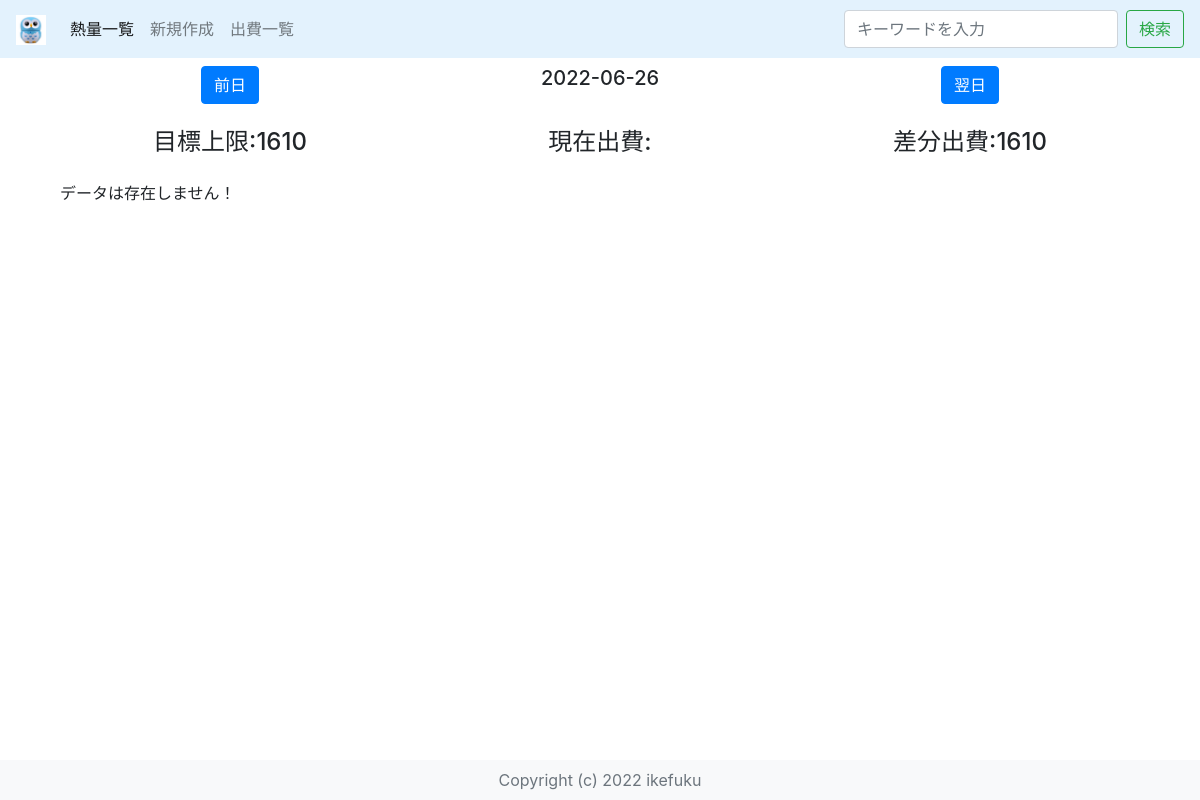
/calorieList.php, run on an earlier commit of the app's database.
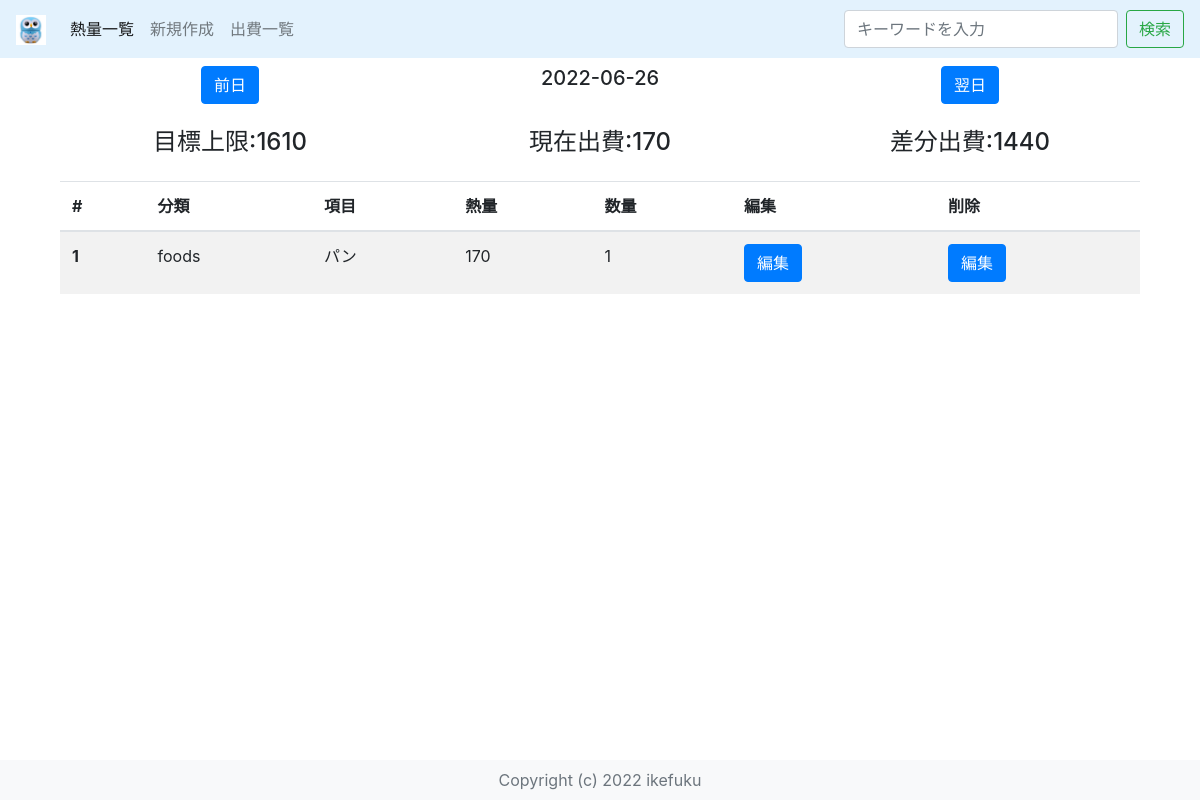
And on a later commit of the database.
### tables this page shows
CREATE TABLE `settings` (
  `id` int(3) UNSIGNED NOT NULL,
  `tgtdate` varchar(10) DEFAULT NULL COMMENT '対象日付',
  `maxcalorie` int(4) DEFAULT 0,
  `maxspending` int(5) DEFAULT 0,
  `created_at` timestamp NOT NULL DEFAULT current_timestamp(),
  `updated_at` timestamp NOT NULL DEFAULT current_timestamp() ON UPDATE current_timestamp()
);

CREATE TABLE `dailycalorie` (
  `id` int(3) UNSIGNED NOT NULL,
  `tgtdate` varchar(10) NOT NULL COMMENT '対象日',
  `category` varchar(100) DEFAULT NULL,
  `item` varchar(100) DEFAULT NULL,
  `quantity` int(3) NOT NULL DEFAULT 0,
  `calorie` int(4) DEFAULT NULL,
  `picdata` varchar(255) DEFAULT NULL,
  `delflag` int(1) DEFAULT NULL,
  `created_at` timestamp NOT NULL DEFAULT current_timestamp(),
  `updated_at` timestamp NOT NULL DEFAULT current_timestamp() ON UPDATE current_timestamp()
);

CREATE TABLE `items` (
  `id` int(11) NOT NULL,
  `item` int(3) NOT NULL,
  `itemname` varchar(100) NOT NULL
);

### lib/connect.php (called while the page is built, shortened)
<?php
class connect
{
    public function __construct()
    {
        $dsn = "mysql:host=" . self::HOST . ";dbname=" . self::DB_NAME . ";charset=utf8mb4";
        try {
            $this->dbh = new PDO($dsn, self::USER, self::PASS);
        } catch (Exception $e) {
            exit($e->getMessage());
        }
    }
}

### lib/querySettingData.php (called while the page is built, shortened)
<?php
class QuerySettingData extends connect
{
    public function getSettingCalorieData()
    {
        $stmt = $this->dbh->prepare("SELECT  * FROM settings");
        $stmt->execute();
        $data = $stmt->fetchAll(PDO::FETCH_ASSOC);
        $maxspending = $data[0]['maxcalorie'];
        return $maxspending;
    }
}

### lib/queryCalorieData.php (called while the page is built, shortened)
<?php
include __DIR__.'/calorieData.php';
class QueryCalorieData extends connect
{
    public function getAllData($tgtdate,$page = 1, $limit = 8)
    {
        $pager = array('totalcnt' => null, 'persons' => null);
        $start = ($page - 1) * $limit;
        $limit=8;
        try
        {
            $stmt = $this->dbh->prepare("SELECT COUNT(*) as totalcnt FROM dailycalorie where tgtdate=:tgtdate");
            $stmt->bindParam(':tgtdate', $tgtdate, PDO::PARAM_STR);
            $stmt->execute();
            $totalcnt= $stmt->fetch(PDO::FETCH_COLUMN);
            $stmt = $this->dbh->prepare("SELECT  dc.id as id ,dc.tgtdate as tgtdate, dc.category as category,im.itemname as itemname, dc.calorie as calorie,dc.quantity as quantity FROM dailycalorie as dc left join items as im on dc.item = im.item where tgtdate=:tgtdate LIMIT :start, :limit");
            $stmt->bindParam(':tgtdate', $tgtdate, PDO::PARAM_STR);
            $stmt->bindParam(':start', $start, PDO::PARAM_INT);
            $stmt->bindParam(':limit', $limit, PDO::PARAM_INT);
            $stmt->execute();
            $data = $this->setAllData($stmt->fetchAll(PDO::FETCH_ASSOC));
            $stmt = $this->dbh->prepare("SELECT sum(calorie) FROM dailycalorie  group by tgtdate having tgtdate=:tgtdate");
            $stmt->bindParam(':tgtdate', $tgtdate, PDO::PARAM_STR);
            $stmt->execute();
            $sumcalorie = $stmt->fetch(PDO::FETCH_COLUMN);
            $pager['totalcnt'] = $totalcnt;
            $pager['data'] = $data;
            $pager['sumcalorie']=$sumcalorie;
        }
        catch(Exception $ex)
        {
            return "DB:Error";
        }
        return $pager;
    }
    public function setAllData($resutls)
    {
        $tmp = array();
        foreach ($resutls as $result)
        {
            $qd = new CalorieData();
            $qd->setId($result["id"]);
            $qd->setTgtDate($result["tgtdate"]);
            $qd->setCategory($result["category"]);
            $qd->setItem($result["itemname"]);
            $qd->setQuantity($result["quantity"]);
            $qd->setCalorie($result["calorie"]);
            $tmp[] = $qd;
        }
        return  $tmp;
    }
}

### lib/calorieData.php (called while the page is built, shortened)
<?php
class CalorieData
{
    private $id=null;
    private $category = null;
    private $item = null;
    private $calorie = null;
    private $quantity = null;
    public function getId()
    {
        return $this->id;
    }
    public function getCategory()
    {
        return $this->category;
    }
    public function getItem()
    {
        return $this->item;
    }
    public function getCalorie()
    {
        return $this->calorie;
    }
    public function getQuantity()
    {
        return $this->quantity;
    }
    public function setId($id)
    {
        $this->id=$id;
    }
    public function setCategory($category)
    {
        $this->category=$category;
    }
    public function setItem($item)
    {
        $this->item = $item;
    }
    public function setCalorie($calorie)
    {
        $this->calorie=$calorie;
    }
    public function setQuantity($quantity)
    {
        $this->quantity=$quantity;
    }
}

### calorieList.php (the view, shortened to what this page needs)
<?php
    include 'lib/connect.php';
    include 'lib/queryCalorieData.php';
    include 'lib/querySettingData.php';
    $preday="";
    $tgtday="";
    $nextdate="";
    if(!empty($_GET['preday']))
    {
        $tgtday = $_GET['preday'];
        $preday = date("Y-m-d",strtotime($tgtday."-1 day"));
        $nextdate = date("Y-m-d",strtotime($tgtday."+1 day"));
    }
    else if(!empty($_GET['nextdate']))
    {
        $tgtday = $_GET['nextdate'];
        $preday = date("Y-m-d",strtotime($tgtday."-1 day"));
        $nextdate = date("Y-m-d",strtotime($tgtday."+1 day"));
    }
    else
    {
        $preday = date("Y-m-d",strtotime('-1 day'));
        $tgtday = date("Y-m-d");
        $nextdate  = date("Y-m-d",strtotime('+1 day'));
    }
    $querySpendingData = new QueryCalorieData();
    $results=$querySpendingData->getAllData($tgtday);
    $querySettingData = new QuerySettingData();
    $maxcalorie=$querySettingData->getSettingCalorieData();
    $diffCalorie = intval($maxcalorie) - intval($results['sumcalorie']);
?>
<!doctype html>
<html lang="ja">
<head>
    <link rel="stylesheet" href="https://stackpath.bootstrapcdn.com/bootstrap/4.3.1/css/bootstrap.min.css"
>
    <link rel="stylesheet" href="https://getbootstrap.com/docs/4.3/assets/css/docs.min.css">
</head>
<body style=" padding-top: 50px;">
    <?php include 'calorieheader.php';?>
    <div class="container mb-3">
        <main>
            <div class="container-fluid mt-3">
                    <div class="row">
                        <div class="h5 col-md-4 result"><p class="text-center"><a href="calorielist.php?preday=<?php echo $preday; ?>" class="btn btn-primary btn-xs">前日</a></p></div>
                        <div class="h5 col-md-4 result"><p class="text-center"><?php echo $tgtday; ?></p></div>
                        <div class="h5 col-md-4 result"><p class="text-center"><a href="calorielist.php?nextdate=<?php echo $nextdate; ?>"  class="btn btn-primary btn-xs">翌日</a></p></div>
                    </div>
                    <div class="row">
                        <div class="h4 col-md-4 result"><p class="text-center">目標上限:<?php echo $maxcalorie; ?></p></div>
                        <div class="h4 col-md-4 result"><p class="text-center">現在出費:<?php echo $results['sumcalorie']; ?></p></div>
                        <div class="h4 col-md-4 result"><p class="text-center">差分出費:<?php echo $diffCalorie; ?></p></div>
                    </div>
                    <?php if(!empty($results["data"]))
                    {
                        print '<div class="table-responsive-md">';
                        print '<table class="table table-hover table-striped text-nowrap">';
                        print '<thead>';
                        print '<tr>';
                        print '<th>#</th>';
                        print '<th>分類</th>';
                        print '<th>項目</th>';
                        print '<th>熱量</th>';
                        print '<th>数量</th>';
                        print '<th>編集</th>';
                        print '<th>削除</th>';
                        print '</tr>';
                        print '</thead>';
                        print '<tbody>';
                        foreach($results["data"] as $key=>$data)
                        {
                            print '<tr>';
                            print '<th>'.( intval($key)+1).'</th>';
                            print '<td>'.$data->getCategory().'</td>';
                            print '<td>'.$data->getItem().'</td>';
                            print '<td>'.$data->getCalorie().'</td>';
                            print '<td>'.$data->getQuantity().'</td>';
                            print '<td><a href="spendingedit.php?id='.$data->getId().'" class="btn btn-primary btn-xs">編集</a></td>';
                            print '<td><a href="spendingedit.php" class="btn btn-primary btn-xs">編集</a></td>';
                            print '</tr>';
                        }
                        print '</tbody>';
                        print '</table>';
                        print '</div>';
                        print '</div>';
                        print '</div>';
                    }
                    else
                    {
                        print  '<div id="alert">データは存在しません！</div>';
                    }
                    ?>
                </div>
            </div>
    <?php include 'footer.php';?>
</body>
</html>

### calorieheader.php (shortened to what this page needs)
<header>
<nav class="navbar fixed-top navbar-expand-lg navbar-light" style="background-color: #e3f2fd;">
        <a class="navbar-brand" href="index.php"><img src="favicon.ico" width="30" height="30" alt=""></a>
        <div class="collapse navbar-collapse" id="navbarSupportedContent">
            <ul class="navbar-nav mr-auto">
                <li class="nav-item active">
                    <a class="nav-link" href="calorielist.php">熱量一覧 <span class="sr-only">(current)</span></a>
                </li>
                <li class="nav-item">
                    <a class="nav-link" href="calorienew.php">新規作成</a>
                </li>
                <li class="nav-item">
                    <a class="nav-link" href="spendinglist.php">出費一覧</a>
                </li>
            </ul>
            <form class="form-inline my-2 my-lg-0">
                <input class="form-control mr-sm-2" type="search" placeholder="キーワードを入力">
                <button class="btn btn-outline-success my-2 my-sm-0" type="submit">検索</button>
            </form>
        </div>
    </nav>
</header>

### footer.php (shortened to what this page needs)
<footer class="footer mt-auto py-2 bg-light fixed-bottom">
    <div class="container d-flex justify-content-center">
        <span class="text-muted">Copyright (c) 2022 ikefuku </span>
    </div>
</footer>

What changed in the data, as far as the page shows it:
computed for settings: maxcalorie "1610" → "1440"
added dailycalorie: key "1", category "foods", items.itemname "パン", calorie "170", quantity "1"
Also different on the page:
$results['sumcalorie']: (not shown) → "170"
text no longer shown: "データは存在しません！"
text now shown: "# 分類 項目 熱量 数量 編集 削除"
